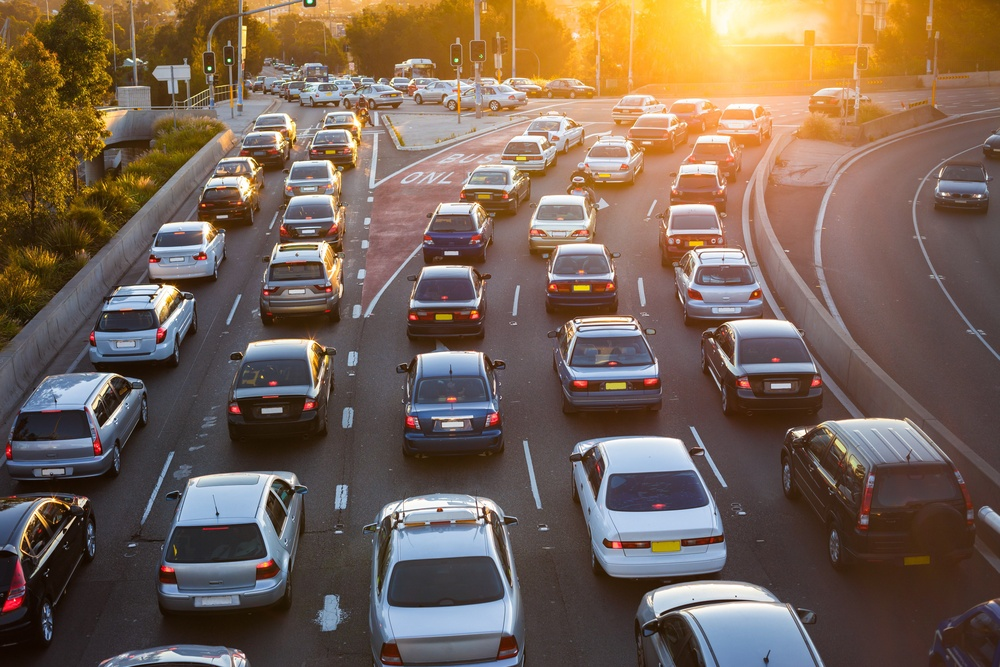
#> input picture computer_vision/cars001.jpg, 1000 x 667 px, shrunk from 5616 x 3744 before the run
$ python crop.py
#> lines starting #> are read from the running program, lines starting #| are printed output that depends on the picture
import cv2

img = cv2.imread("cars001.jpg")
#> img is the input picture: shape (667, 1000, 3); mean B, G, R 85.2, 99.4, 119.1

#imgGray = cv2.cvtColor(img, cv2.COLOR_BGR2GRAY)
#imgBlur = cv2.GaussianBlur(img, (15, 15), 0)

#[y1:y2, x1:x2]
imgCrop = img[100:200, 50:200]
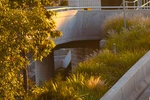
#> imgCrop: shape (100, 150, 3); mean B, G, R 45.9, 88.7, 111.4

cv2.imshow("Image", img)
cv2.imshow("Image Cro", imgCrop)

cv2.waitKey(0)
